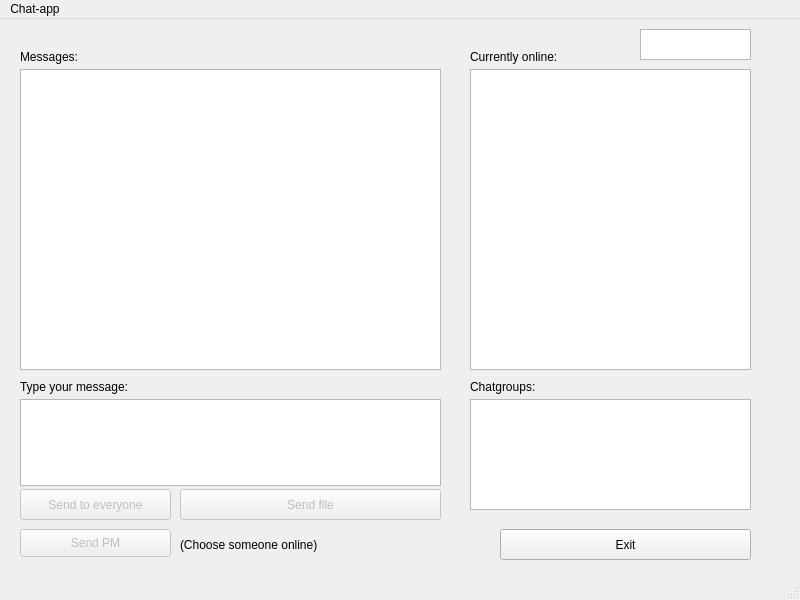
<?xml version="1.0" encoding="UTF-8"?>
<ui version="4.0">
 <class>MainWindow</class>
 <widget class="QMainWindow" name="MainWindow">
  <property name="geometry">
   <rect>
    <x>0</x>
    <y>0</y>
    <width>800</width>
    <height>600</height>
   </rect>
  </property>
  <property name="windowTitle">
   <string>MainWindow</string>
  </property>
  <widget class="QWidget" name="centralwidget">
   <widget class="QTextEdit" name="messageTextEdit">
    <property name="geometry">
     <rect>
      <x>20</x>
      <y>380</y>
      <width>421</width>
      <height>87</height>
     </rect>
    </property>
   </widget>
   <widget class="QLabel" name="typeYourMessageLabel">
    <property name="geometry">
     <rect>
      <x>20</x>
      <y>360</y>
      <width>131</width>
      <height>16</height>
     </rect>
    </property>
    <property name="text">
     <string>Type your message:</string>
    </property>
   </widget>
   <widget class="QPushButton" name="sendToEveryoneButton">
    <property name="enabled">
     <bool>false</bool>
    </property>
    <property name="geometry">
     <rect>
      <x>20</x>
      <y>470</y>
      <width>151</width>
      <height>31</height>
     </rect>
    </property>
    <property name="text">
     <string>Send to everyone</string>
    </property>
   </widget>
   <widget class="QPushButton" name="sendPMButton">
    <property name="enabled">
     <bool>false</bool>
    </property>
    <property name="geometry">
     <rect>
      <x>20</x>
      <y>510</y>
      <width>151</width>
      <height>28</height>
     </rect>
    </property>
    <property name="text">
     <string>Send PM</string>
    </property>
   </widget>
   <widget class="QListView" name="chatGroupsListView">
    <property name="geometry">
     <rect>
      <x>470</x>
      <y>380</y>
      <width>281</width>
      <height>111</height>
     </rect>
    </property>
   </widget>
   <widget class="QLabel" name="chatGroupsLabel">
    <property name="geometry">
     <rect>
      <x>470</x>
      <y>360</y>
      <width>131</width>
      <height>16</height>
     </rect>
    </property>
    <property name="text">
     <string>Chatgroups:</string>
    </property>
   </widget>
   <widget class="QLabel" name="currentlyOnlineLabel">
    <property name="geometry">
     <rect>
      <x>470</x>
      <y>30</y>
      <width>131</width>
      <height>16</height>
     </rect>
    </property>
    <property name="text">
     <string>Currently online:</string>
    </property>
   </widget>
   <widget class="QLabel" name="extra">
    <property name="geometry">
     <rect>
      <x>180</x>
      <y>510</y>
      <width>161</width>
      <height>31</height>
     </rect>
    </property>
    <property name="text">
     <string>(Choose someone online)</string>
    </property>
   </widget>
   <widget class="QPushButton" name="sendFileButton">
    <property name="enabled">
     <bool>false</bool>
    </property>
    <property name="geometry">
     <rect>
      <x>180</x>
      <y>470</y>
      <width>261</width>
      <height>31</height>
     </rect>
    </property>
    <property name="text">
     <string>Send file</string>
    </property>
   </widget>
   <widget class="QLabel" name="messagesLabel">
    <property name="geometry">
     <rect>
      <x>20</x>
      <y>30</y>
      <width>131</width>
      <height>16</height>
     </rect>
    </property>
    <property name="text">
     <string>Messages:</string>
    </property>
   </widget>
   <widget class="QTextEdit" name="messagesBox">
    <property name="geometry">
     <rect>
      <x>20</x>
      <y>50</y>
      <width>421</width>
      <height>301</height>
     </rect>
    </property>
    <property name="readOnly">
     <bool>true</bool>
    </property>
   </widget>
   <widget class="QPushButton" name="exitButton">
    <property name="geometry">
     <rect>
      <x>500</x>
      <y>510</y>
      <width>251</width>
      <height>31</height>
     </rect>
    </property>
    <property name="text">
     <string>Exit</string>
    </property>
   </widget>
   <widget class="QListWidget" name="currentlyOnlineListWidget">
    <property name="geometry">
     <rect>
      <x>470</x>
      <y>50</y>
      <width>281</width>
      <height>301</height>
     </rect>
    </property>
   </widget>
   <widget class="QTextEdit" name="username">
    <property name="geometry">
     <rect>
      <x>640</x>
      <y>10</y>
      <width>111</width>
      <height>31</height>
     </rect>
    </property>
    <property name="readOnly">
     <bool>true</bool>
    </property>
   </widget>
  </widget>
  <widget class="QMenuBar" name="menubar">
   <property name="geometry">
    <rect>
     <x>0</x>
     <y>0</y>
     <width>800</width>
     <height>26</height>
    </rect>
   </property>
   <widget class="QMenu" name="menuChat_app">
    <property name="title">
     <string>Chat-app</string>
    </property>
   </widget>
   <addaction name="menuChat_app"/>
  </widget>
  <widget class="QStatusBar" name="statusbar"/>
 </widget>
 <resources/>
 <connections/>
</ui>
